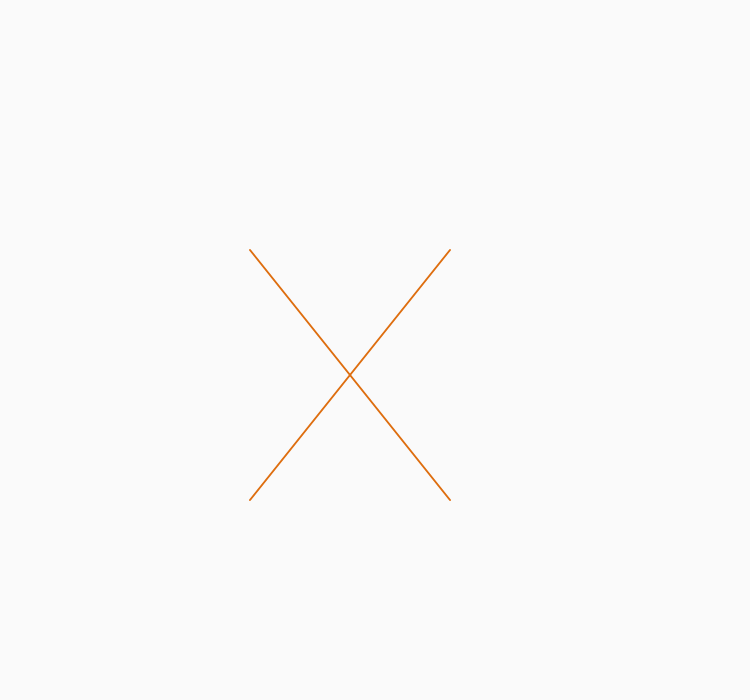
Frame 1 (no input)
Frame 60 (no input): identical to frame 1, image omitted
Frame 120 (the mouse pressed at the canvas centre since frame 60): identical to frame 1, image omitted

The p5.js sketch that drew this single still picture (run headless with seeded random() and noise() and a simulated clock; from frame 60 on, the mouse is pressed at the canvas centre):

// p5.js sketch
// ── sketch.js
function setup() {
  createCanvas(750, 700);
}

function draw() {
  background(250);
  stroke(222, 110, 15) // just like with point(), we can't fill() it. We control it'its color via stroke().
  strokeWeight(2) // manipulating the weight. By default, line() produces a 1px element.
  line(250, 250, 450, 500); // producing the line(), syntax: line(x1, x, y1, y2)
  // 2nd line
  line(450, 250, 250, 500);
  
}
